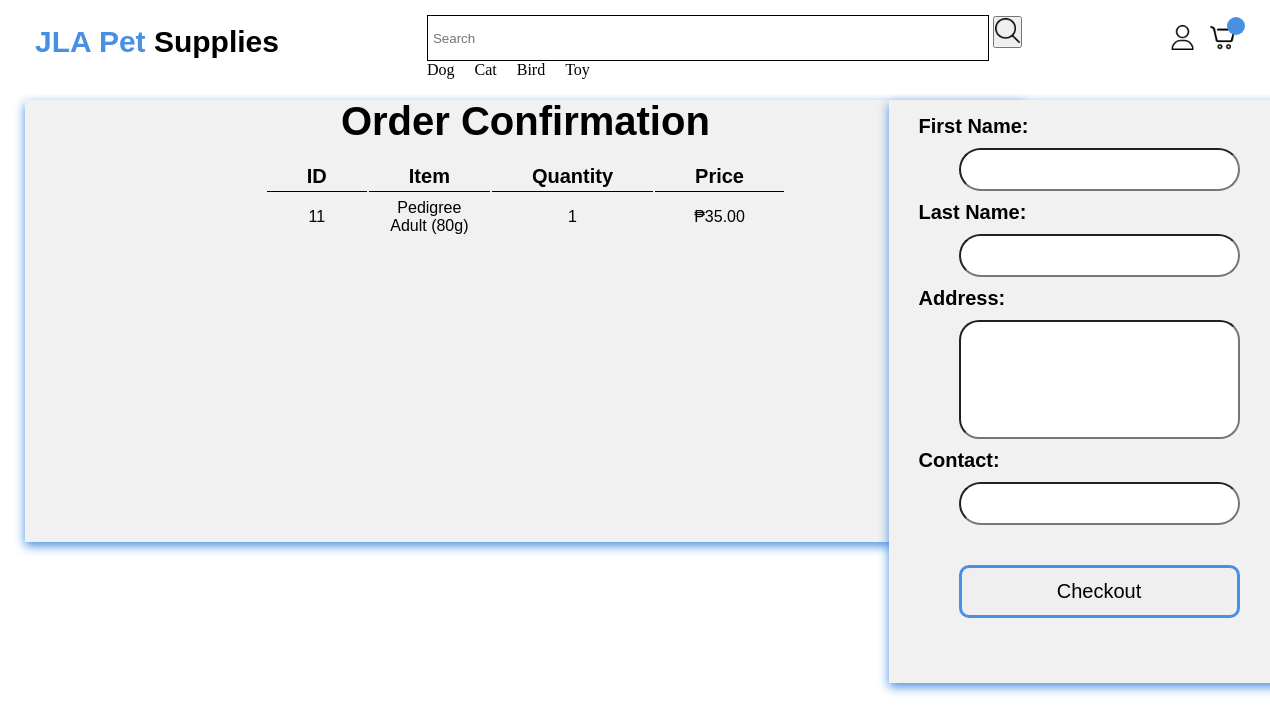
/order_confirmation/82/, run on the app's committed database.
### app/models.py (models this page shows, shortened)
class OrderItem(models.Model):
    ordered = models.ForeignKey(Order, on_delete=models.CASCADE, related_name='items')
    item = models.ForeignKey(Item, on_delete=models.CASCADE)
    quantity = models.IntegerField(default=1)
    price = models. DecimalField(max_digits=10, decimal_places=2)

class Item(models.Model):
    seller = models.ForeignKey(User, on_delete=models.CASCADE, null=True)
    category = models.ForeignKey(Category, related_name='item', on_delete=models.CASCADE, null=True, blank=True)
    title = models.CharField(max_length=100)
    price = models.DecimalField(max_digits=10, decimal_places=2)
    stock = models.PositiveIntegerField(default=0)
    image = models.ImageField(upload_to='item_images/', null=True, blank=True)

### app/views.py (the view, shortened to what this page needs)
# urls.py: path('order_confirmation/<int:order_id>/', OrderConfirmationView.as_view(), name='order_confirmation'),
class OrderConfirmationView(TemplateView):
    template_name = 'app/order_confirmation.html'
    def get_context_data(self, **kwargs):
        context = super().get_context_data(**kwargs)
        order_id = self.kwargs['order_id']
        order = get_object_or_404(Order, id=order_id)
        context['order'] = order
        context['order_items'] = order.items.all()
        for item in context['order_items']:
            item.sub_total = item.quantity * item.price
        return context

### app/templates/app/order_confirmation.html (shortened to what this page needs)
{% extends 'app/base.html' %}
{% load static %}
{% block content %}
    <div class="orderpage">
        <h2>Order Confirmation</h2>
        <div class="ordertable">
            <table>
                <thead>
                    <tr>
                        <th>ID</th>
                        <th>Item</th>
                        <th>Quantity</th>
                        <th>Price</th>
                    </tr>
                </thead>
                <tbody>
                {% for item in order_items %}
                    <tr>
                        <td>{{ item.item_id }}</td>
                        <td>{{ item.item.title }}</td>
                        <td>{{ item.quantity }}</td>
                        <td>₱{{ item.sub_total|floatformat:2 }}</td>
                    </tr>
                {% endfor %}
                </tbody>
            </table>
        </div>
    </div>
        <div class="order_items">
            <form method="POST">
                <label>First Name:</label>
                    <input type="text" name="first_name" required>
                <label>Last Name:</label>
                    <input type="text" name="last_name" required>
                <label>Address:</label>
                    <input type="text" class="orderaddress" name="address" required>
                <label>Contact:</label>
                    <input type="number" name="contact" required>
                <button type="submit">Checkout</button>
            </form>
        </div>
{% endblock content %}

### static/css/style.css (style rules this page uses)
* { margin: 0; padding: 0; }
html { width: 100%; font-family: sans-serif; font-size: 10px; scroll-behavior: smooth; }
body { background-color: white; color: black; font-size: 1.6rem; }
.orderpage { position: relative; display: flex; align-items: center; justify-content: center; width: 100%; max-width: 300px; max-height: 180px; top: 100px; left: 2%; padding: 180px 350px; background-color: #f1f1f1; box-shadow: 0px 4px 10px #4a90e2; }
.orderpage h2 { position: fixed; margin-top: -400px; font-size: 4rem; }
.orderpage .ordertable { position: relative; box-sizing: border-box; margin: 0; top: -120px; }
.orderpage .ordertable tr th { padding: 0.3rem 4rem; font-size: 2rem; text-align: center; border-bottom: 1px solid black; }
.orderpage .ordertable td { padding: 5px 10px; text-align: center; }
.order_items { position: absolute; display: flex; flex-wrap: wrap; align-items: center; justify-content: center; width: 100%; max-width: 100px; top: 100px; left: 70%; padding: 55px 160px; background-color: #f1f1f1; box-shadow: 0px 4px 10px #4a90e2; }
.order_items label { position: relative; display: block; font-weight: bold; font-size: 2rem; top: -40px; left: -40px; margin-bottom: 20px; }
.order_items input { position: relative; top: -50px; padding: 12px 50px; border-radius: 50px; }
.order_items .orderaddress { padding: 50px 50px; border-radius: 20px; }
.order_items button { position: relative; display: flex; justify-content: center; color: black; width: 100%; border: 3px solid #4a90e2; padding: 12px 16px; font-size: 2rem; cursor: pointer; border-radius: 10px; top: -10px; transition: 0.3s ease all; z-index: 1; }
.order_items button:before { transition: 0.5s all ease; position: absolute; top: 0; left: 50%; right: 50%; bottom: 0; opacity: 0; content: ''; background-color: #4a90e2; z-index: -1; }

### data on the page
OrderItem: item_id "11", item "Pedigree Adult (80g)", quantity "1", sub_total "35.00"
